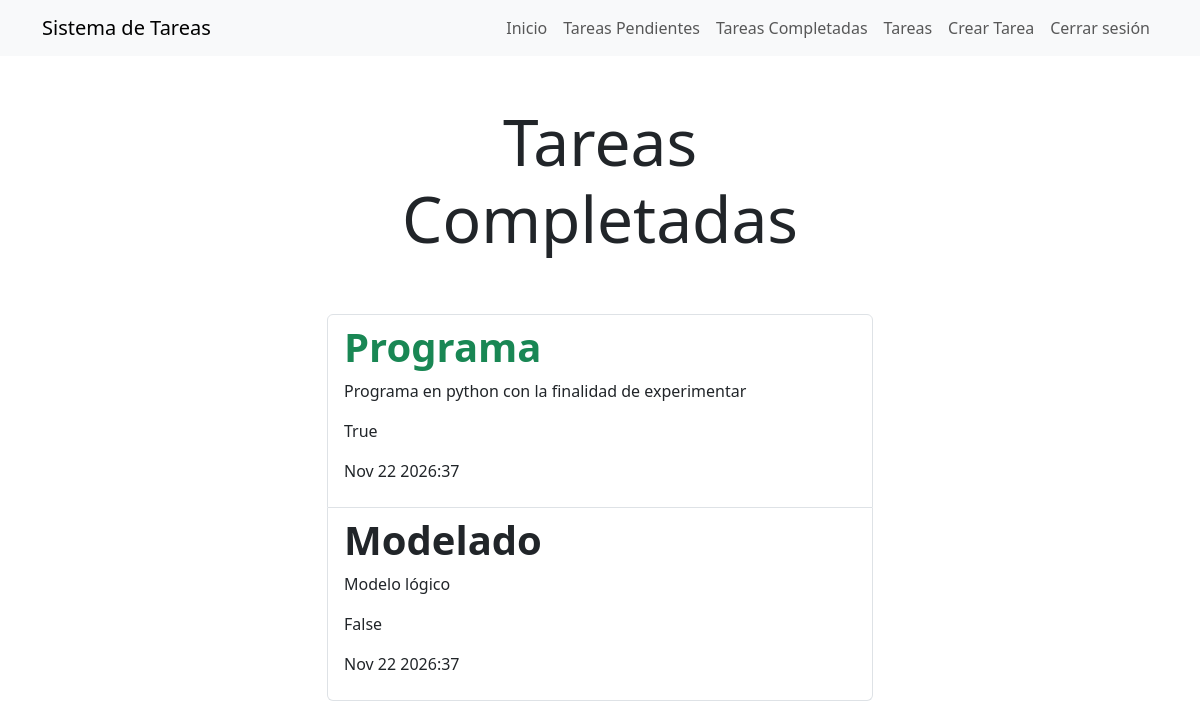
/tareas_completadas/ (signed in), run on the app's committed database.
### paginasinicio/models.py (models this page shows, shortened)
class Tarea(models.Model):
    titulo = models.CharField(max_length=100)
    descripcion = models.TextField(blank=True)
    creado = models.DateTimeField(auto_now_add=True)
    dato_completo = models.DateTimeField(null=True, blank=True)
    importante = models.BooleanField(default=False)
    usuario = models.ForeignKey(User, on_delete=models.CASCADE)

### paginasinicio/views.py (the view)
# urls.py: path('tareas_completadas/', views.tareas_completadas, name='tareas_completadas'),
@login_required
def tareas_completadas(request):
    tareas = Tarea.objects.filter(usuario=request.user, dato_completo__isnull=False).order_by('-dato_completo')
    return render(request, 'tareas.html', {'tareas': tareas, 'tipopagina': 'Tareas Completadas'})

### paginasinicio/templates/tareas.html (shortened to what this page needs)
{% extends 'base.html' %}
{% block content %}
<main class="container">
    <div class="row">
        <div class="col-md-6 offset-md-3">
            <h1 class="text-center display-3 py-5">{{tipopagina}}</h1>
            <ul class="list-group">
                {% for tarea in tareas %}
                    <a class="list-group-item" href="{% url 'detalle_tarea' tarea.id %}">
                        <header class="d-flex justify-content-between">
                            {% if tarea.importante %}
                                <h1 class="fw-bold text-success">{{tarea.titulo}}</h1>
                            {% else %}
                                <h1 class="fw-bold">{{tarea.titulo}}</h1>
                            {% endif %}
                        </header>
                        <p>{{tarea.descripcion}}</p>
                        <p>{{tarea.importante}}</p>
                        <p>{{tarea.dato_completo|date:'M j Y:i'}}</p>
                    </a>
                {% endfor %}
            </ul>
        </div>
    </div>
</main>
{% endblock %}

### paginasinicio/templates/base.html (shortened to what this page needs)
<!DOCTYPE html>
<html lang="es">
<head>
    <link href="https://cdn.jsdelivr.net/npm/bootstrap@5.3.8/dist/css/bootstrap.min.css" rel="stylesheet">
</head>
<body>
    <nav class="navbar navbar-expand-lg navbar-light bg-light">
        <div class="container">
            <a class="navbar-brand" href="/">Sistema de Tareas</a>
            <div class="collapse navbar-collapse" id="navbarNav">
                <ul class="navbar-nav ms-auto">
                    <li class="nav-item">
                        <a class="nav-link" href="/">Inicio</a>
                    </li>
                    {% if user.is_authenticated %}
                        <li class="nav-item">
                            <a class="nav-link" href="{% url 'tareas' %}">Tareas Pendientes</a>
                        </li>
                        <li class="nav-item">
                            <a class="nav-link" href="{% url 'tareas_completadas' %}">Tareas Completadas</a>
                        </li>
                    {% endif %}
                    {% if user.is_authenticated %}
                        <li class="nav-item">
                            <a class="nav-link" href="{% url 'tareas' %}">Tareas</a>
                        </li>
                    {% endif %}
                    {% if user.is_authenticated %}
                        <li class="nav-item">
                            <a class="nav-link" href="{% url 'crear_tarea' %}">Crear Tarea</a>
                        </li>
                    {% endif %}
                    {% if user.is_authenticated %}
                        <li class="nav-item">
                            <a class="nav-link" href="{% url 'paginacerrar' %}">Cerrar sesión</a>
                        </li>
            {% endif %}
        </ul>
    </nav>
    {% block content %}
    {% endblock %}
</body>
</html>

### data on the page
Tarea: titulo "Programa", descripcion "Programa en python con la finalidad de experimentar", importante "True", dato_completo "Nov 22 2026:37"
Tarea: titulo "Modelado", descripcion "Modelo lógico", importante "False", dato_completo "Nov 22 2026:37"

### other printed values
{{ tipopagina }} "Tareas Completadas"
